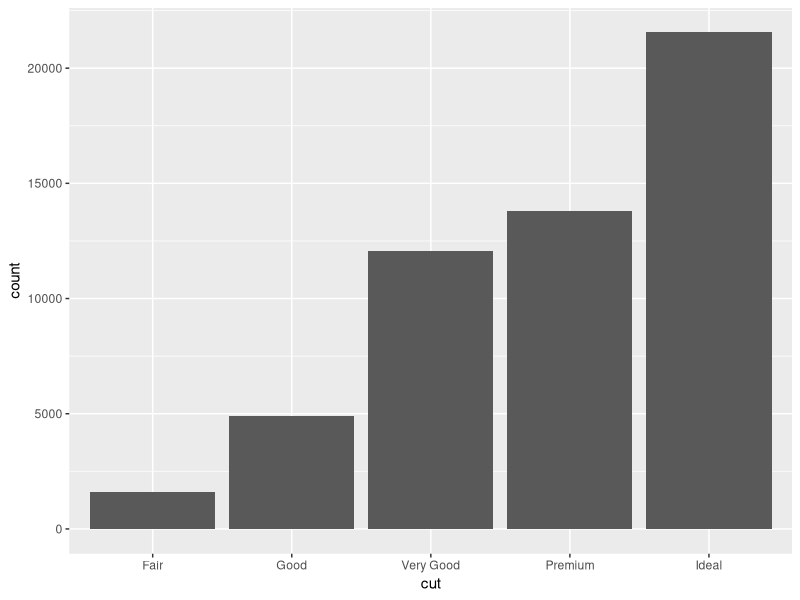
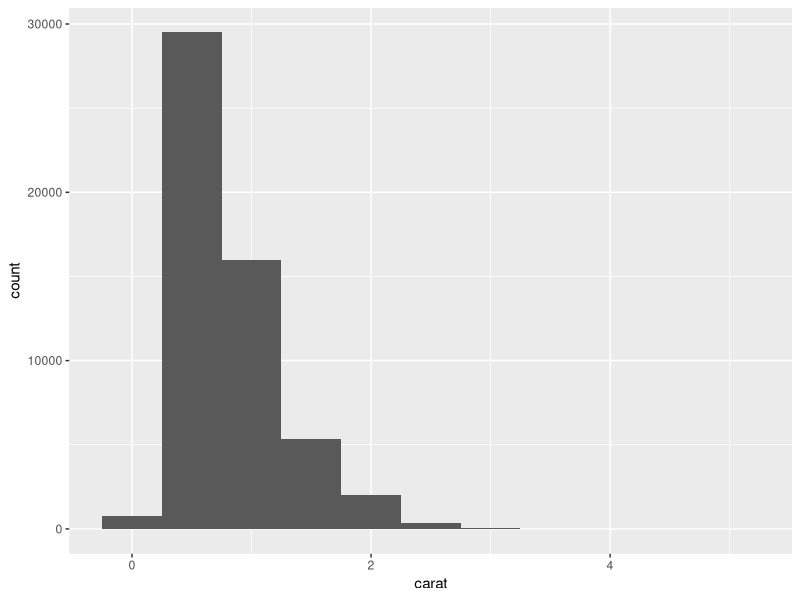
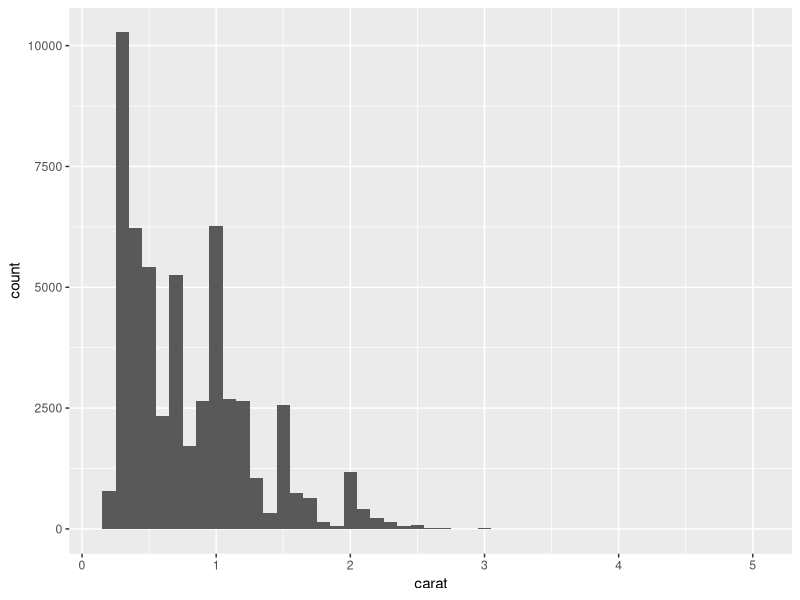
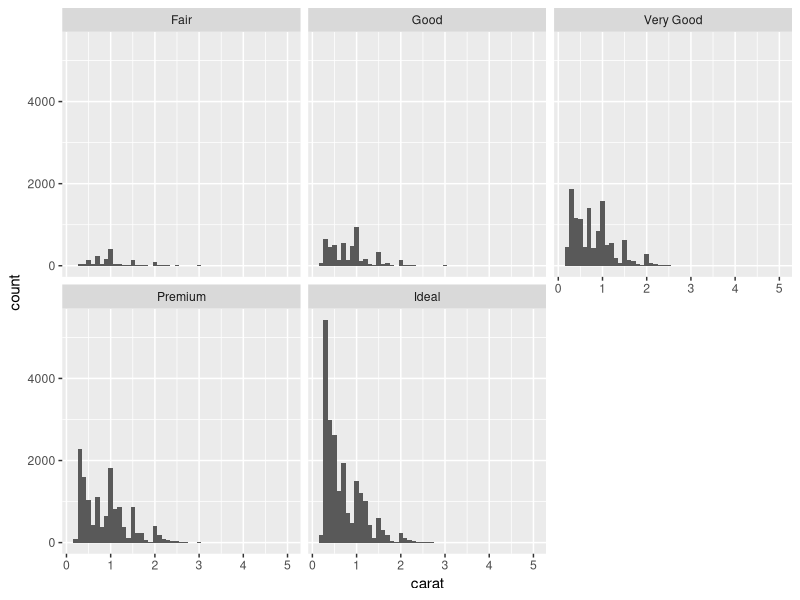
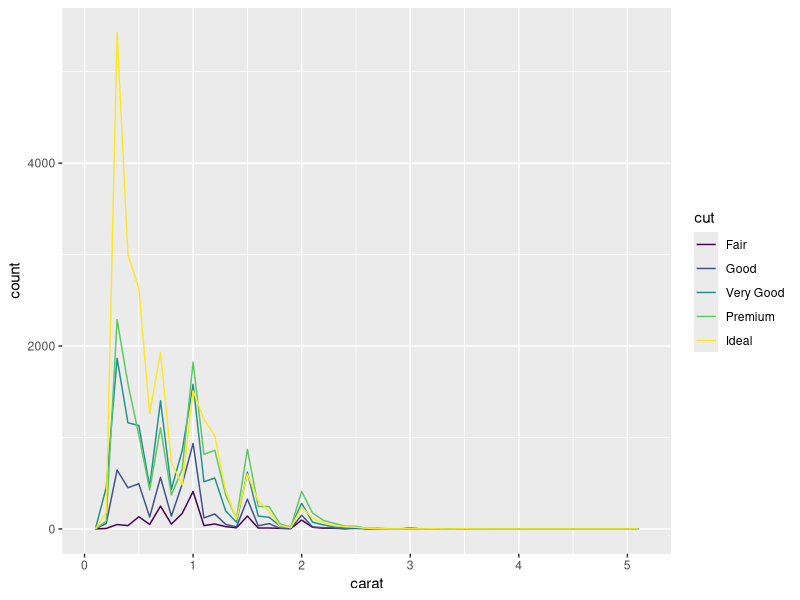
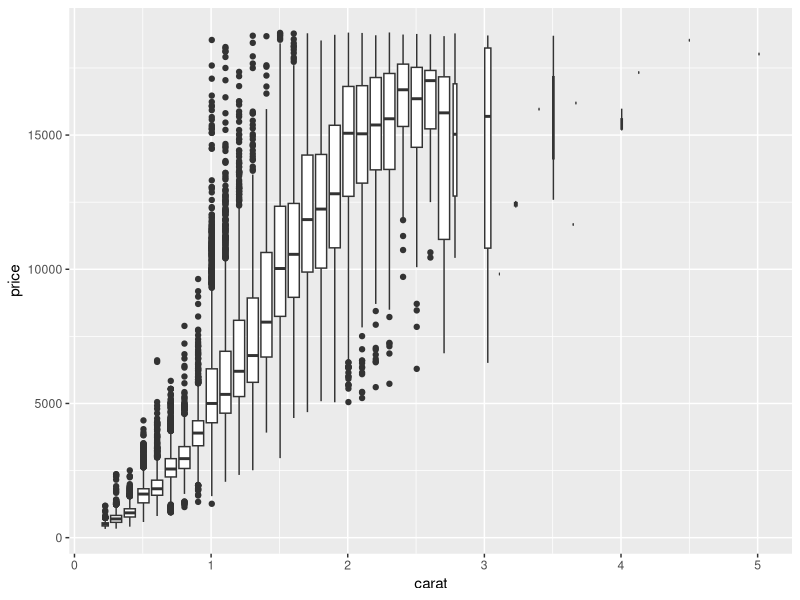
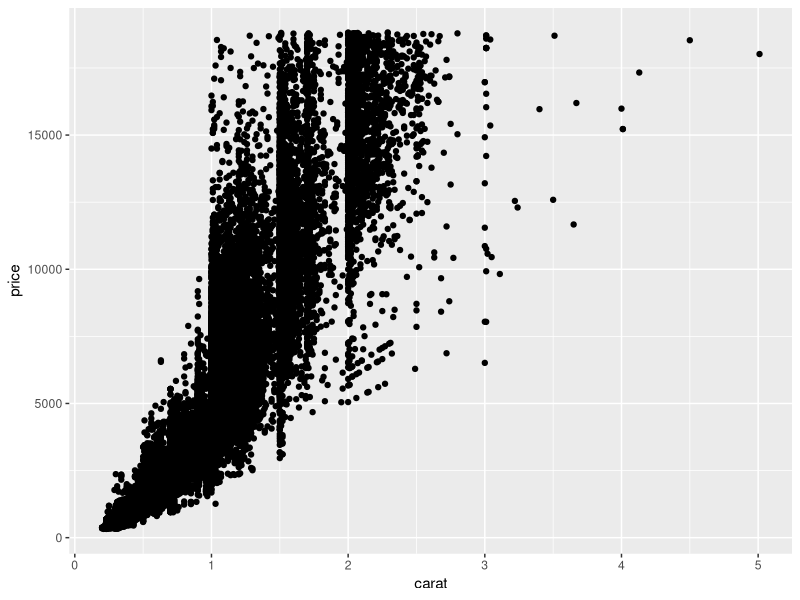

The R source for these figures, in order:
library(tidyverse)
data("diamonds")
print(colnames(diamonds))
print(head(diamonds))
print(tail(diamonds))
view(diamonds)
print(summary(diamonds))
print(nrow(diamonds))
print(ncol(diamonds))
print(dim(diamonds))
print(names(diamonds))
print(rownames(diamonds))
print(mean(diamonds$price))
print(median(diamonds$price))
print(sum(diamonds$price))
##Bar Graph
print(ggplot(data = diamonds)+
        geom_bar(mapping = aes(x=cut)))
## Histogram
print(ggplot(data = diamonds)+
        geom_histogram(mapping = aes(x=carat),binwidth = 0.5))
print(ggplot(data = diamonds)+
        geom_histogram(mapping = aes(x=carat),binwidth = 0.1))
## Facet wrap
print(ggplot(data = diamonds)+
        geom_histogram(mapping = aes(x=carat),binwidth = 0.1)+
      facet_wrap(~cut))
## Freqpoly
print(ggplot(data = diamonds,mapping = aes(x=carat,colour=cut))+
        geom_freqpoly(binwidth = 0.1))
## Box plot
print(ggplot(data = diamonds,mapping = aes(x=carat,y=price))+
        geom_boxplot(mapping = aes(group=cut_width(carat,0.1))))
##Scatter plot
print(ggplot(data = diamonds)+
        geom_point(mapping = aes(x=carat,y=price)))


